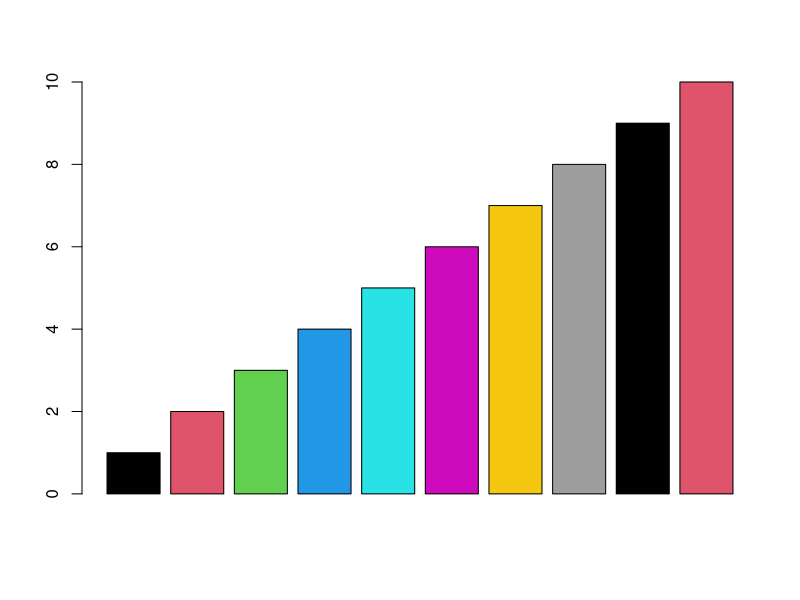

The R script that drew this image: (Note: this script raises an error after producing the figure.)
install.packages("officer")

library(officer)
library(magrittr)
library(here)

# initial document
my_doc <- read_docx() 
styles_info(my_doc)

# create an image from a plot
src <- tempfile(fileext = ".png")
png(filename = src, width = 5, height = 6, units = 'in', res = 300)
barplot(1:10, col = 1:10)
dev.off()
browseURL(src)

# add that image to the document along with some new text paragraphs and a table
my_doc <- my_doc %>% 
  body_add_img(src = src, width = 5, height = 6, style = "centered") %>% 
  body_add_par("Hello world!", style = "Normal") %>% 
  body_add_par("", style = "Normal") %>% # blank paragraph
  body_add_table(iris[1:10,], style = "table_template")

# write the Word file
docx_1 <- here("scripts/officer_example_01.docx")
print(my_doc, target = docx_1)
browseURL(docx_1)

# read in doc, add table, write out
docx_2 <- here("scripts/officer_example_02.docx")
read_docx(docx_1) %>%
  cursor_bookmark("tbl1") %>%
  body_add_table(iris[1:10,], style = "table_template") %>%
  print(target=docx_2)
browseURL(docx_2)

insert_table_caption <- function (x, text="", style = NULL, depth){
  x %>% 
    cursor_backward() %>%
    body_add_par(value = text, style="table title") %>% 
    slip_in_text(str = ". ", style = style, pos = "before") %>%
    slip_in_seqfield(
      str = "SEQ table \\* Arabic \\s 1 \\* MERGEFORMAT", 
      style = style, pos = "before") %>%
    slip_in_text(str = "Table ", style = style, pos = "before")
}


# test replacement with caption
docx_3 <- here("scripts/officer_example_03.docx")
d3 <- read_docx(docx_2) %>%
  # move to table
  cursor_bookmark("tbl1") %>%
  cursor_forward() %>%
  # replace table
  body_add_table(iris[11:20,], style = "table_template", pos = "on") %>%
  insert_table_caption("Example caption of data iris, rows 11-20.") %>% 
  print(target=docx_3)
browseURL(docx_3)

# test replacement of table with caption
docx_4 <- here("scripts/officer_example_04.docx")
read_docx(docx_3) %>%
  # move to table
  cursor_bookmark("tbl1") %>%
  cursor_forward() %>%
  body_remove() %>% # remove caption
  # replace table
  body_add_table(iris[21:25,], style = "table_template", pos = "on") %>%
  insert_table_caption("Example caption of data iris, rows 21-25.") %>% 
  print(target=docx_4)
browseURL(docx_4)

x <- read_docx(docx_3) %>%
  cursor_bookmark("tbl1")

is_cursor_at_table_caption <- function(x){
  node <- x$doc_obj$get_at_cursor()
  if (xml2:::xml_name(node) == "p"){
    par_data <- officer:::par_as_tibble(x$doc_obj$get_at_cursor(), styles_info(x))
    if ("text" %in% names(par_data) && 
        stringr::str_sub(par_data$text, 1, 9) == "Table SEQ"){
      return(T)
    } else {
      return(F)
    }
  } else {
    return(F)
  }
}
